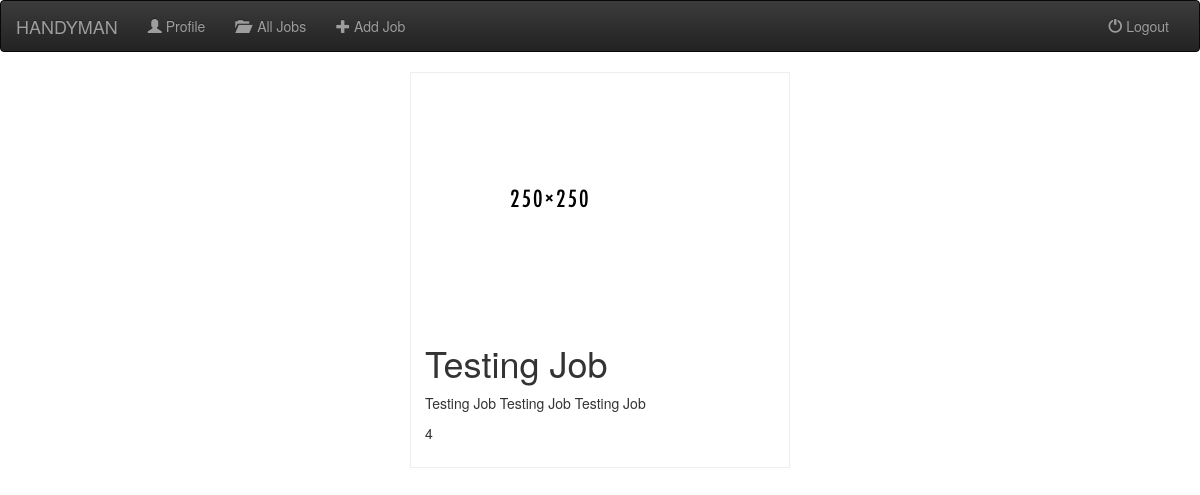
The page /job/detail/4/ on the database its author committed.
### job/models.py (models this page shows, shortened)
class Job(models.Model):
    title = models.CharField(max_length=250)
    description = models.TextField(max_length=2500)
    contact = models.TextField(max_length=100)
    location = models.TextField(max_length=500)
    image = models.FileField()

### job/views.py (the view)
# urls.py: url(r'detail/(?P<pk>[0-9]+)/$', views.DetailView.as_view(), name='detail' ),
class DetailView(generic.DetailView):
    model = Job
    template_name = 'job/detail.html'

### job/templates/job/detail.html
{% extends 'job/base.html' %}
{% block body %}
<div class="col-md-4 col-md-offset-4 cards">
	<img class="img-center" src="{{ job.image.url }}" class="img-responsive">
	<h1>{{ job.title }}</h1>
	<p>{{ job.description }}</p>
	<p>{{ job.id }}</p>
</div>
{% endblock %}

### job/static/job/style.css (style rules this page uses)
.cards { border: solid #eee 1px; padding: 1em; padding-top: 0; }
.img-center { margin: 0 auto; }

### rows shown on the page
Job: image (picture), title "Testing Job", description "Testing Job Testing Job Testing Job", id "4"
